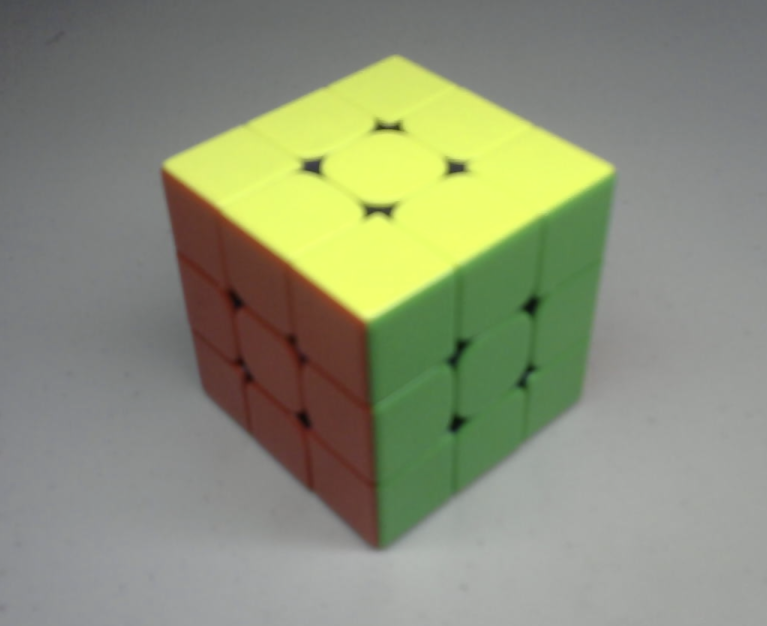
#> input picture Photos/cube.png, 1534 x 1252 px (shown at 1/2 size)
$ python masking.py
#> lines starting #> are read from the running program, lines starting #| are printed output that depends on the picture; after the words box and inside, x2 and y2 are one past the last pixel; in counts of white or black regions, pixels touching at a corner belong together
import cv2 as cv
import numpy as np

img = cv.imread("../Photos/cube.png")
#> img is the input picture: shape (1252, 1534, 3); mean B, G, R 120.2, 144.3, 139.7
cv.imshow("Cube", img)

blank = np.zeros(img.shape[:2], dtype='uint8')
cv.imshow("blank", blank)

mask = cv.circle(blank, (img.shape[1]//2+45, img.shape[0]//2), 100, 255, -1)
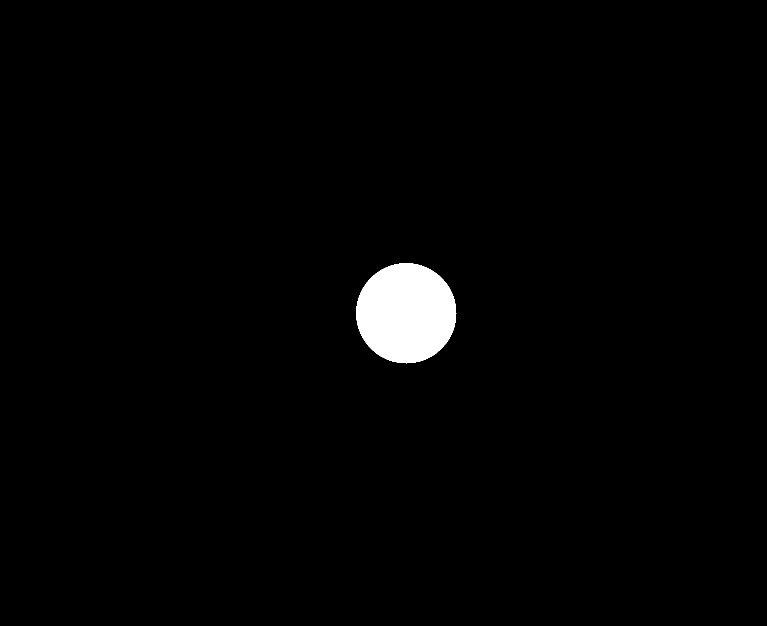
#> blank: shape (1252, 1534) (shown at 1/2 size); 1.6% white; 1 white region, box (x1, y1, x2, y2) and area: (712, 526, 913, 727) 31417
cv.imshow('mask', mask)

masked = cv.bitwise_and(img, img, mask=mask)
cv.imshow("masked img", masked)

rectangle = cv.rectangle(blank.copy(), (30,30), (370,370), 255, -1)
circle = cv.circle(blank.copy(), (200,200), 200, 255, -1)

cv.waitKey(0)

$ run again, with Photos/red.png copied over Photos/cube.png
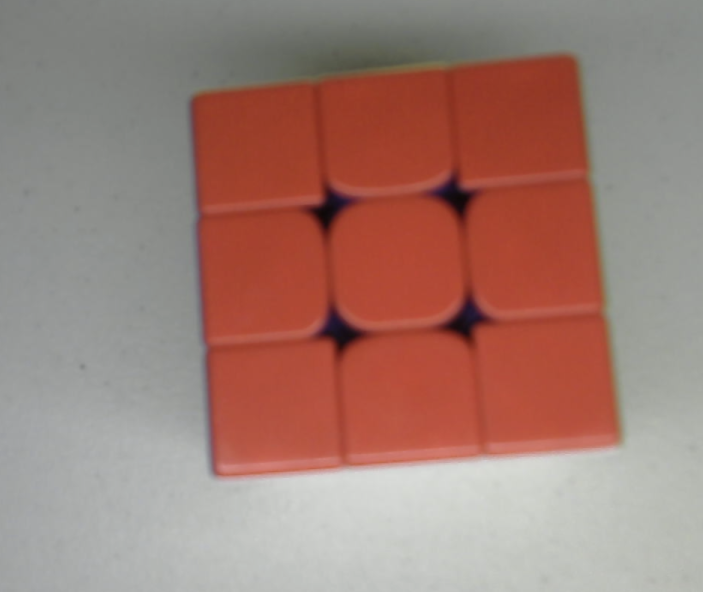
#> input picture Photos/red.png, 1406 x 1184 px (shown at 1/2 size)
#> img is the input picture: shape (1184, 1406, 3); mean B, G, R 117.2, 126.2, 160.2
#> `mask = cv.circle(blank, (img.shape[1]//2+45, img.shape[0]//2), 100, 25..`:
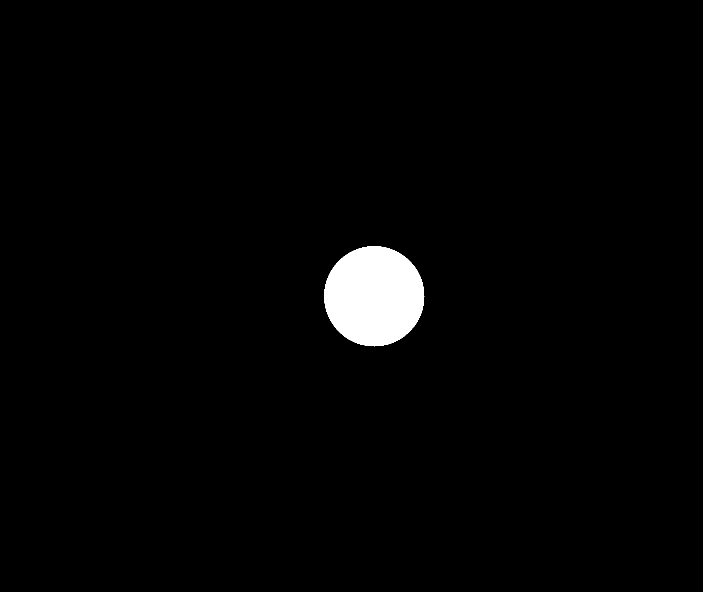
#> blank: shape (1184, 1406) (shown at 1/2 size); 1.9% white; 1 white region, box (x1, y1, x2, y2) and area: (648, 492, 849, 693) 31417
